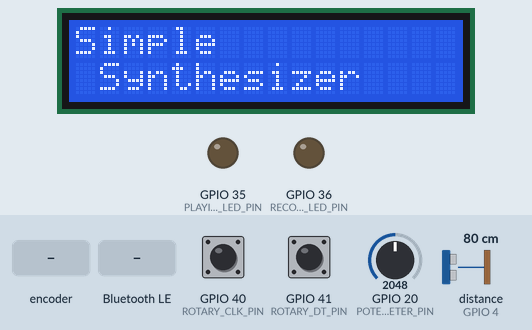
This program was run on a simulated ESP32-S3. Shown: 16×2 character LCD, output pins drawn as LEDs (lit = HIGH). Inputs (shaded band) come from the test bench; at power-on: GPIO 20 (POTENTIOMETER_PIN) = 2048, GPIO 40 (ROTARY_CLK_PIN) HIGH, GPIO 41 (ROTARY_DT_PIN) HIGH, distance to the obstacle (sensor on GPIO 4) 80 cm. The echo pulse lasts 58.3 µs per cm; I2S audio is not simulated (input reads silence); nothing arrives over Bluetooth unless stated; a phone connects over Bluetooth LE 3 s after start.

Above: at 1.4 s.
At 3.7 s:
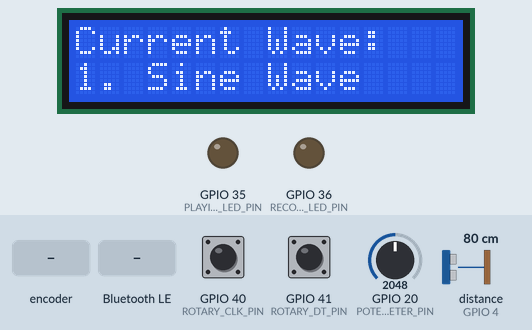
3.8 s: rotary encoder on GPIO 40 (ROTARY_CLK_PIN) / GPIO 41 (ROTARY_DT_PIN) turned 3 steps (first pin leading)
At 3.98 s:
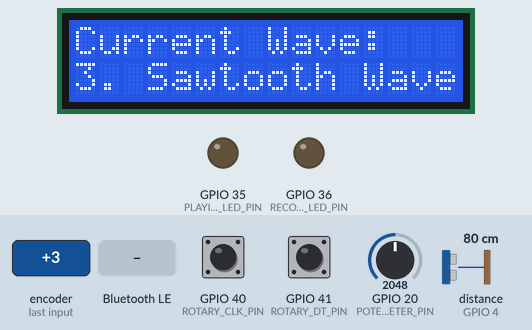
5.9 s: Bluetooth LE write "REC" received
At 6.9 s:
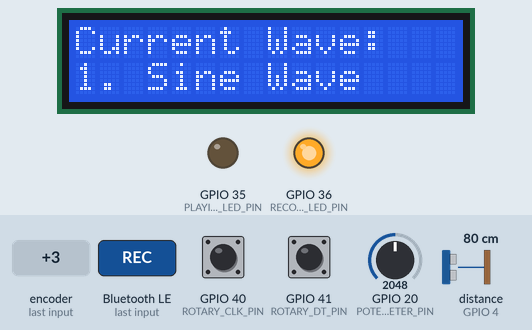
7.4 s: rotary encoder on GPIO 40 (ROTARY_CLK_PIN) / GPIO 41 (ROTARY_DT_PIN) turned 1 step (first pin leading)
At 8.6 s:
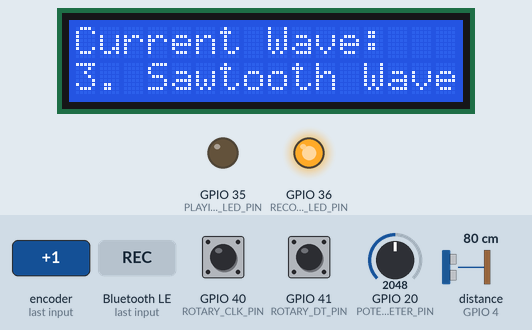
Timing chart, 0 to 10.4 s (numbered marks = the images above; inputs shaded):
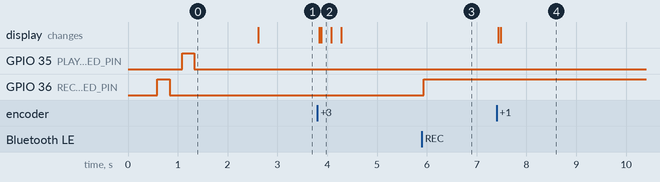

The program:

main.cpp
```cpp
#include <Arduino.h>
#include <NewPing.h>
#include <LiquidCrystal_I2C.h>
#include <driver/i2s.h>
#include <Wire.h>

#include "audio_wave.h"
#include "Tune.h"
#include "custom_ble.h"
#include "record_event.h"


/**********
 * Macros *
 **********/

#define VERBOSE 0

// HC-SR04 ultrasonic sensor
#define TRIGGER_PIN 5
#define ECHO_PIN 4
#define MIN_DISTANCE 5    // Minimum distance to avoid noise (in cm)
#define MAX_DISTANCE 100  // Maximum distance to measure (in cm)

// start-end note
#define KEYCOUNT 0
// 0 : 25keys
// 1 : 37keys
// 2 : 49keys
// 3 : 61keys
// 4 : 88keys
#if KEYCOUNT == 0
#define START_NOTE C_4
#define END_NOTE C_6
#elif KEYCOUNT == 1
#define START_NOTE C_4
#define END_NOTE C_7
#elif KEYCOUNT == 2
#define START_NOTE C_3
#define END_NOTE C_7
#elif KEYCOUNT == 3
#define START_NOTE C_2
#define END_NOTE C_7
#elif KEYCOUNT == 4
#define START_NOTE A_0
#define END_NOTE C_8
#endif

// MAX98357A I2S audio amplifier
#define LRC_PIN 18
#define BCLK_PIN 17
#define DIN_PIN 16  // ESP32 DOUT
#define I2S_PORT I2S_NUM_0

// audio settings
#define AUDIO_SAMPLE_RATE 44100  // Hz
#define SAMPLES 128

// multicore settings
#define STACK_DEPTH 8192

// Potentiometer
#define POTENTIOMETER_PIN 20

// Rotary encoder
#define ROTARY_CLK_PIN 40
#define ROTARY_DT_PIN 41
#define ROTARY_SW_PIN 42

// LCD display
#define LCD_SDA_PIN 1
#define LCD_SCL_PIN 2
#define LCD_ADDRESS 0x27
#define LCD_COLUMNS 16
#define LCD_ROWS 2

// Switches
#define RECORD_SWITCH_PIN 35
#define PLAYBACK_SWITCH_PIN 36
#define STOP_SWITCH_PIN 37

// record
#define MAX_EVENTS 1024
#define RECORD_LED_PIN 36
#define PLAYING_LED_PIN 35


/***********************
 * Function prototypes *
 ***********************/

// I2S and audio functions
void i2sInit();
int16_t generateSample(WaveType type, float phase, int16_t amplitude);
void generateAudio();
void playBackAudio();
void audioTask(void *parameter);

// LCD display functions
void showWelcomeMessage();
void showCurrentWaveType();

// HC-SR04 functions
unsigned int distanceToMidiNote(unsigned int distance);
void pingTask(void *parameter);

// Rotary encoder functions
void rotaryControl();

// recording functions
void startRecording();
void stopRecording();
void startPlayBack();
void stopPlayBack();
void playBackTask(void* parameter);


/*********************
 * Global variables *
 ********************/
// shared state variables for audio generation
volatile float currentFrequency = noteFrequencies[A_4]; // A4 note
volatile float phase = 0.0f;
volatile int16_t volume = 3000; // -32768 to 32,767 for 16-bit audio
volatile WaveType currentWaveType = SINE; // Default wave type
int16_t buffer[SAMPLES * 2]; // stereo buffer (left + right)

// note change by HC-SR04
int8_t stableNote = -1;
int8_t candidateNote = -1;
uint8_t sameCount = 0;

// flag to indicate if wave type has changed (for LCD update)
bool isWaveTypeChanged = true; // initialize to true so that LCD shows wave type on startup

// potentiometer
int16_t pot;

// rotary encoder
int lastCLK;

// ble-record
bool isRecording = false;
bool isPlaying = false;
bool stopRequested = false;
NoteEvent recorded[MAX_EVENTS];
uint16_t eventCount = 0;
uint32_t recordStartTime;

// Initialize instances
NewPing sonar(TRIGGER_PIN, ECHO_PIN, MAX_DISTANCE);
LiquidCrystal_I2C lcd(LCD_ADDRESS, LCD_COLUMNS, LCD_ROWS);
CustomBLE ble;


void setup() {
  Serial.begin(115200);

  #if VERBOSE
    Serial.println("Starting Simple Synthesizer with");
    Serial.print("volume: ");
    Serial.print(volume);
    Serial.print(", wave type: ");
    switch (currentWaveType) {
      case SINE:
        Serial.println("SINE");
        break;
      case SQUARE:
        Serial.println("SQUARE");
        break;
      case SAW:
        Serial.println("SAW");
        break;
    }
    Serial.println("Starting setup...");
  #endif

  // Initialize LCD
  Wire.begin(LCD_SDA_PIN, LCD_SCL_PIN);
  lcd.init();
  lcd.backlight();
  #if VERBOSE
    Serial.println("LCD initialized");
  #endif

  // show welcome message and prepare
  showWelcomeMessage();
  #if VERBOSE
    Serial.println("Welcome message displayed");
  #endif

  // set pin mode for potentiometer
  pinMode(POTENTIOMETER_PIN, INPUT);
  #if VERBOSE
    Serial.print("Potentiometer pin initialized");
  #endif

  // set pin mode for rotary encoder
  pinMode(ROTARY_CLK_PIN, INPUT);
  pinMode(ROTARY_DT_PIN, INPUT);
  pinMode(ROTARY_SW_PIN, INPUT);
  lastCLK = digitalRead(ROTARY_CLK_PIN);
  #if VERBOSE
    Serial.println("Rotary encoder pins initialized");
  #endif

  // setup BLE
  ble.begin();
  // set LED pins
  pinMode(RECORD_LED_PIN, OUTPUT);
  pinMode(PLAYING_LED_PIN, OUTPUT);
  digitalWrite(BUILTIN_LED, HIGH);
  delay(250);
  digitalWrite(BUILTIN_LED, LOW);
  delay(250);
  digitalWrite(RECORD_LED_PIN, HIGH);
  delay(250);
  digitalWrite(RECORD_LED_PIN, LOW);
  delay(250);
  digitalWrite(PLAYING_LED_PIN, HIGH);
  delay(250);
  digitalWrite(PLAYING_LED_PIN, LOW);
  delay(250);
  #if VERBOSE
    Serial.println("BLE initialized");
  #endif

  // Initialize I2S for audio output
  i2sInit();
  // sound test for 1sec
  for(int i = 0; i < (AUDIO_SAMPLE_RATE / SAMPLES); i++) {
    generateAudio();
  }
  #if VERBOSE
    Serial.println("I2S initialized");
  #endif

  // Create audio task on core 0 (parallel to main loop)
  xTaskCreatePinnedToCore(audioTask, "Audio Task", STACK_DEPTH, NULL, 10, NULL, 1);
  xTaskCreatePinnedToCore(pingTask, "Ping Task", 4096, NULL, 1, NULL, 0);
  #if VERBOSE
    Serial.println("Audio task created");
  #endif
}

void loop() {
  // i2c scan code
  // byte error, address;
  // int nDevices = 0;

  // Serial.println("Scanning...");

  // for(address = 1; address < 127; address++) {
  //   Wire.beginTransmission(address);
  //   error = Wire.endTransmission();

  //   if(error == 0) {
  //     Serial.print("I2C device found at 0x");
  //     if(address < 16) Serial.print("0");
  //     Serial.println(address, HEX);
  //     nDevices++;
  //   }
  // }

  // if(nDevices == 0)
  //   Serial.println("No I2C devices found");

  // delay(5000);

  // display wave type selected if changed
  // initially display once (default: SINE)
  if (isWaveTypeChanged) {
    #if VERBOSE
      Serial.print("Wave type changed to: ");
      switch (currentWaveType) {
        case SINE:
          Serial.println("SINE");
          break;
        case SQUARE:
          Serial.println("SQUARE");
          break;
        case SAW:
          Serial.println("SAW");
          break;
      }
    #endif
    showCurrentWaveType();
    isWaveTypeChanged = false;
  }

  // set volume
  #if VERBOSE
    pot = analogRead(POTENTIOMETER_PIN);
    Serial.print("current potentiometer: ");
    Serial.print(pot);
    volume = map(pot, 0, 4095, 0, 127) * 258;
    Serial.print(", to volume: ");
    Serial.println(volume);
  #else
    volume = map(analogRead(POTENTIOMETER_PIN), 0, 4095, 0, 127) * 258;
  #endif

  // set wave
  rotaryControl();

  // BLE
  if(ble.recRequested) {
    ble.recRequested = false;
    if(isRecording) stopRecording();
    else startRecording();
  }
  if(ble.playStopRequested) {
    ble.playStopRequested = false;
    if(isPlaying) stopPlayBack();
    else startPlayBack();
  }
}


/***************************
 * I2S and Audio Functions *
 ***************************/
void i2sInit() {
  i2s_config_t i2s_config = {
    .mode = (i2s_mode_t)(I2S_MODE_MASTER | I2S_MODE_TX),
    .sample_rate = AUDIO_SAMPLE_RATE,
    .bits_per_sample = I2S_BITS_PER_SAMPLE_16BIT,
    .channel_format = I2S_CHANNEL_FMT_RIGHT_LEFT,
    .communication_format = I2S_COMM_FORMAT_STAND_I2S,
    .intr_alloc_flags = ESP_INTR_FLAG_LEVEL1,
    .dma_buf_count = 8,
    .dma_buf_len = 64,
    .use_apll = false,
    .tx_desc_auto_clear = true,
    .fixed_mclk = 0
  };

  i2s_pin_config_t pin_config = {
    .bck_io_num = BCLK_PIN,
    .ws_io_num = LRC_PIN,
    .data_out_num = DIN_PIN,
    .data_in_num = I2S_PIN_NO_CHANGE
  };

  i2s_driver_install(I2S_PORT, &i2s_config, 0, NULL);
  i2s_set_pin(I2S_PORT, &pin_config);
  i2s_zero_dma_buffer(I2S_PORT);
}

int16_t generateSample(WaveType type, float phase, int16_t amplitude) {
  switch (type) {
    case SINE:
      return (int16_t)(sinf(phase) * amplitude);
    case SQUARE:
      return (phase < PI) ? amplitude : -amplitude;
    case SAW:
      return (int16_t)(((phase / (2.0f * PI)) * 2 - 1) * amplitude);
    default:
      return 0;
  }
}

void generateAudio() {
  const int sampleRate = AUDIO_SAMPLE_RATE;

  const int samples = SAMPLES; // number of samples per buffer
  float phaseStep = 2.0f * PI * currentFrequency / sampleRate;

  for (int i = 0; i < samples; i++) {
    // generate sample based on current wave type
    int16_t s = generateSample(currentWaveType, phase, volume);

    // update phase, wrap around at 2*PI
    phase += phaseStep;
    if (phase >= 2.0f * PI) phase -= 2.0f * PI;

    // write sample to both left and right channels
    buffer[i * 2]     = s;  // Left
    buffer[i * 2 + 1] = s;  // Right
  }

  size_t bytesWritten = 0;
  i2s_write(I2S_PORT, buffer, sizeof(buffer), &bytesWritten, portMAX_DELAY);
}

void playBackAudio(uint32_t duration, int8_t note) {
  const int sampleRate = AUDIO_SAMPLE_RATE;
  const int chunk = 256;
  uint32_t samples = sampleRate * duration / 1000;
  int16_t buffer[chunk * 2];
  float phaseStep = 2.0f * PI * noteFrequencies[note] / sampleRate;
  size_t bytesWritten = 0;

  while(samples > 0) {
    int n = (samples > chunk) ? chunk : samples;

    for (int i = 0; i < n; i++) {
      // generate sample based on current wave type
      int16_t s = generateSample(currentWaveType, phase, volume);

      // update phase, wrap around at 2*PI
      phase += phaseStep;
      if (phase >= 2.0f * PI) phase -= 2.0f * PI;

      // write sample to both left and right channels
      buffer[i * 2]     = s;  // Left
      buffer[i * 2 + 1] = s;  // Right
    }
    i2s_write(I2S_PORT, buffer, sizeof(buffer), &bytesWritten, portMAX_DELAY);
    samples -= n;
  }
}

void audioTask(void *parameter) {
  while (true) {
    if(isPlaying) {
      vTaskDelay(20);
      continue;
    }
    generateAudio();
    // vTaskDelay(1); // small delay to yield to other tasks (if needed)
  }
}


/*************************
 * LCD Display Functions *
 *************************/
void showWelcomeMessage() {
  lcd.clear();
  lcd.setCursor(0, 0);
  lcd.print("Simple");
  lcd.setCursor(0, 1);
  lcd.print(" Synthesizer");
}

void showCurrentWaveType() {
  lcd.clear();
  lcd.setCursor(0, 0);
  lcd.print("Current Wave:");
  lcd.setCursor(0, 1);
  switch (currentWaveType) {
    case SINE:
      lcd.print("1. Sine Wave");
      break;
    case SQUARE:
      lcd.print("2. Square Wave");
      break;
    case SAW:
      lcd.print("3. Sawtooth Wave");
      break;
  }
}


/*********************
 * HC-SR04 Functions *
 *********************/
unsigned int distanceToMidiNote(unsigned int distance) {
  if (distance > MAX_DISTANCE) distance = MAX_DISTANCE; // cap at max distance
  else if (distance < MIN_DISTANCE) distance = MIN_DISTANCE; // cap at min distance
  return map(distance, MIN_DISTANCE, MAX_DISTANCE, START_NOTE, END_NOTE); // C2 to C7 (61keys range)
  // return map(distance, MIN_DISTANCE, MAX_DISTANCE, A0, C8); // A0 to C8 (88keys piano range)
}

void pingTask(void *parameter) {
  while(true) {
    // no need to ping while play back
    if(isPlaying) {
      vTaskDelay(20);
      continue;
    }

    int newNote = distanceToMidiNote(sonar.ping_cm());
    if (newNote == candidateNote) {
      sameCount++;
    } else {
      candidateNote = newNote;
      sameCount = 1;
    }

    // stable change for the notes prevent fluctuation
    if (sameCount >= 3 && stableNote != candidateNote) {
      stableNote = candidateNote;
      // if recording
      if(isRecording && eventCount < MAX_EVENTS) {
        recorded[eventCount].timestamp = millis() - recordStartTime;
        recorded[eventCount].note = stableNote;
        eventCount++;
      }
      currentFrequency = noteFrequencies[stableNote];
    }

    vTaskDelay(20);
  }
}


/****************************
 * Rotary Encoder Functions *
 ****************************/
void rotaryControl() {
  int clk = digitalRead(ROTARY_CLK_PIN);

  if(clk != lastCLK) {
    if(clk != digitalRead(ROTARY_DT_PIN)) {
      #if VERBOSE
        Serial.println("Encoder moved CW");
      #endif
      currentWaveType = (WaveType)((currentWaveType + 1) % 3); // modulo to avoid overflow
    }
    else {
      #if VERBOSE
        Serial.println("Encoder moved CCW");
      #endif
      currentWaveType = (WaveType)((currentWaveType + 2) % 3); // -1 equals to -1+n. addition to prevent negative.
    }
    isWaveTypeChanged = true;
    lastCLK = clk;
  }
}


/***********************
 * recording functions *
 ***********************/
void startRecording() {
  #if VERBOSE
    Serial.println("Recording started");
  #endif
  // recording first, kill playback and start new recording
  if(isPlaying) {
    stopPlayBack();
  }
  isRecording = true;
  digitalWrite(RECORD_LED_PIN, HIGH);
  eventCount = 0;
  recordStartTime = millis();

  // record first note
  recorded[eventCount++] = {0, stableNote};
}

void stopRecording() {
  #if VERBOSE
    Serial.println("Recording stopped");
  #endif
  isRecording = false;
  digitalWrite(RECORD_LED_PIN, LOW);

  // record finish time, -1 for the note since there is no meaning of recording stable note
  recorded[eventCount++] = {millis() - recordStartTime, -1};
}

void startPlayBack() {
  #if VERBOSE
    Serial.println("Playback started");
  #endif
  // playback is not allowed when recording
  if(isRecording) {
    return;
  }
  isPlaying = true;
  digitalWrite(PLAYING_LED_PIN, HIGH);
  xTaskCreatePinnedToCore(playBackTask, "Play Task", STACK_DEPTH, NULL, 1, NULL, 1);
}

void stopPlayBack() {
  #if VERBOSE
    Serial.println("Playback stopped");
  #endif
  isPlaying = false;
  digitalWrite(PLAYING_LED_PIN, LOW);
  stopRequested = true;
}

void playBackTask(void* parameter) {
  int currentCount = 0;
  while(currentCount < eventCount-1) {
    if(stopRequested) break;
    playBackAudio(recorded[currentCount+1].timestamp - recorded[currentCount].timestamp, recorded[currentCount].note);
    currentCount++;
  }
  // end of playback
  isPlaying = false;
  stopRequested = false;
  digitalWrite(PLAYING_LED_PIN, LOW);
  vTaskDelete(NULL);
}
```

Tune.h
```cpp
#ifndef __TUNE_H__
#define __TUNE_H__

// MIDI note number for piano keys (A0 to C8)
#define A_0  21  // 88keys
#define C_2  36  // 61keys
#define C_3  48  // 49keys
#define C_4  60  // 25keys, 37keys
#define A_4  69
#define C_5  72
#define C_6  84  // 25keys
#define C_7  96  // 61keys, 37keys, 49keys
#define C_8  108 // 88keys

// Note frequencies for MIDI notes 0-127
// index corresponds to MIDI note number, value is frequency in Hz
double noteFrequencies[] = {
  8.18, // C-1, MIDI 0~
  8.66, // C#-1/Db-1
  9.18, // D-1
  9.72, // D#-1/Eb-1
  10.30, // E-1
  10.91, // F-1
  11.56, // F#-1/Gb-1
  12.25, // G-1
  12.98, // G#-1/Ab-1
  13.75, // A-1
  14.57, // A#-1/Bb-1
  15.43, // B-1
  16.35, // C0
  17.32, // C#0/Db0
  18.35, // D0
  19.45, // D#0/Eb0
  20.60, // E0
  21.83, // F0
  23.12, // F#0/Gb0
  24.50, // G0
  25.96, // G#0/Ab0
  27.50, // A0
  29.14, // A#0/Bb0
  30.87, // B0
  32.70, // C1
  34.65, // C#1/Db1
  36.71, // D1
  38.89, // D#1/Eb1
  41.20, // E1
  43.65, // F1
  46.25, // F#1/Gb1
  49.00, // G1
  51.91, // G#1/Ab1
  55.00, // A1
  58.27, // A#1/Bb1
  61.74, // B1
  65.41, // C2
  69.30, // C#2/Db2
  73.42, // D2
  77.78, // D#2/Eb2
  82.41, // E2
  87.31, // F2
  92.50, // F#2/Gb2
  98.00, // G2
  103.83, // G#2/Ab2
  110.00, // A2
  116.54, // A#2/Bb2
  123.47, // B2
  130.81, // C3
  138.59, // C#3/Db3
  146.83, // D3
  155.56, // D#3/Eb3
  164.81, // E3
  174.61, // F3
  185.00, // F#3/Gb3
  196.00, // G3
  207.65, // G#3/Ab3
  220.00, // A3
  233.08, // A#3/Bb3
  246.94, // B3
  261.63, // C4 (Middle C)
  277.18, // C#4/Db4
  293.66, // D4
  311.13, // D#4/Eb4
  329.63, // E4
  349.23, // F4
  369.99, // F#4/Gb4
  392.00, // G4
  415.30, // G#4/Ab4
  440.00, // A4
  466.16, // A#4/Bb4
  493.88, // B4
  523.25, // C5
  554.37, // C#5/Db5
  587.33, // D5
  622.25, // D#5/Eb5
  659.25, // E5
  698.46, // F5
  739.99, // F#5/Gb5
  783.99, // G5
  830.61, // G#5/Ab5
  880.00, // A5
  932.33, // A#5/Bb5
  987.77, // B5
  1046.50, // C6
  1108.73, // C#6/Db6
  1174.66, // D6
  1244.51, // D#6/Eb6
  1318.51, // E6
  1396.91, // F6
  1479.98, // F#6/Gb6
  1567.98, // G6
  1661.22, // G#6/Ab6
  1760.00, // A6
  1864.66, // A#6/Bb6
  1975.53, // B6
  2093.00, // C7
  2217.46, // C#7/Db7
  2349.32, // D7
  2489.02, // D#7/Eb7
  2637.02, // E7
  2793.83, // F7
  2959.96, // F#7/Gb7
  3135.96, // G7
  3322.44, // G#7/Ab7
  3520.00, // A7
  3729.31, // A#7/Bb7
  3951.07, // B7
  4186.01, // C8
  4434.92, // C#8/Db8
  4698.63, // D8
  4978.03, // D#8/Eb8
  5274.04, // E8
  5587.65, // F8
  5919.91, // F#8/Gb8
  6271.93, // G8
  6644.88, // G#8/Ab8
  7040.00, // A8
  7458.62, // A#8/Bb8
  7902.13, // B8
  8372.02, // C9
  8869.84, // C#9/Db9
  9397.27, // D9
  9956.06, // D#9/Eb9
  10548.08, // E9
  11175.30, // F9
  11839.82, // F#9/Gb9
  12543.85, // G9
};

#endif // __TUNE_H__
```

audio_wave.h
```cpp
#ifndef __AUDIO_WAVE_H__
#define __AUDIO_WAVE_H__

enum WaveType {
  SINE,
  SQUARE,
  SAW
};

#endif // __AUDIO_WAVE_H__
```

custom_ble.h
```cpp
#ifndef __CUSTOM_BLE_H__
#define __CUSTOM_BLE_H__

#include <Arduino.h>
#include <NimBLEDevice.h>

#define BLE_DEVICE_NAME "ESP32_SH"
#define BLE_SERVICE_UUID "781a78cd-654f-4ad9-abe1-42e87f1d537c"
#define BLE_CHAR_UUID "2169484a-848b-4ab4-8d3b-6e972c866112"

class CustomBLE :
    public NimBLECharacteristicCallbacks,
    public NimBLEServerCallbacks
{
public:
    CustomBLE();

    void begin();

    bool recRequested = false;
    bool playStopRequested = false;

protected:
    void onWrite(NimBLECharacteristic* pCharacteristic, NimBLEConnInfo& connInfo) override;
    void onConnect(NimBLEServer* pServer, NimBLEConnInfo& connInfo) override;
    void onDisconnect(NimBLEServer* pServer, NimBLEConnInfo& connInfo, int reason) override;

private:
    NimBLEServer* pServer;
    NimBLEService* pService;
    NimBLECharacteristic* pCharacteristic;
};

#endif
```

record_event.h
```cpp
#ifndef __record_event_h__
#define __record_event_h__

#include <Arduino.h>

struct NoteEvent {
  uint32_t timestamp;
  int8_t note;
};

#endif
```

Source omitted: custom_ble.cpp (1263 bytes)

Measured:
- after the input at 3.8 s, the display: first changes at once (image 2 shows a later state)
- after the input at 5.9 s, GPIO 36 (RECORD_LED_PIN): LOW → HIGH at once
- after the input at 7.4 s, the display: first changes at once (image 4 shows a later state)
